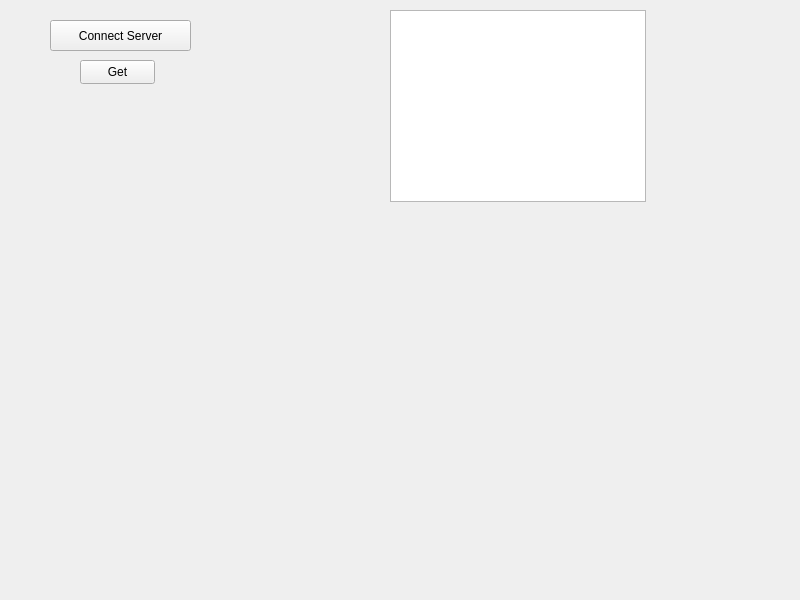
<?xml version="1.0" encoding="UTF-8"?>
<ui version="4.0">
 <class>MainWindow</class>
 <widget class="QMainWindow" name="MainWindow">
  <property name="geometry">
   <rect>
    <x>0</x>
    <y>0</y>
    <width>800</width>
    <height>600</height>
   </rect>
  </property>
  <property name="windowTitle">
   <string>MainWindow</string>
  </property>
  <widget class="QWidget" name="centralwidget">
   <widget class="QPushButton" name="pushButton">
    <property name="geometry">
     <rect>
      <x>50</x>
      <y>20</y>
      <width>141</width>
      <height>31</height>
     </rect>
    </property>
    <property name="text">
     <string>Connect Server</string>
    </property>
   </widget>
   <widget class="QTableView" name="tableView">
    <property name="geometry">
     <rect>
      <x>390</x>
      <y>10</y>
      <width>256</width>
      <height>192</height>
     </rect>
    </property>
   </widget>
   <widget class="QPushButton" name="pushButton_2">
    <property name="geometry">
     <rect>
      <x>80</x>
      <y>60</y>
      <width>75</width>
      <height>24</height>
     </rect>
    </property>
    <property name="text">
     <string>Get</string>
    </property>
   </widget>
  </widget>
  <widget class="QMenuBar" name="menubar">
   <property name="geometry">
    <rect>
     <x>0</x>
     <y>0</y>
     <width>800</width>
     <height>22</height>
    </rect>
   </property>
  </widget>
 </widget>
 <resources/>
 <connections/>
</ui>
